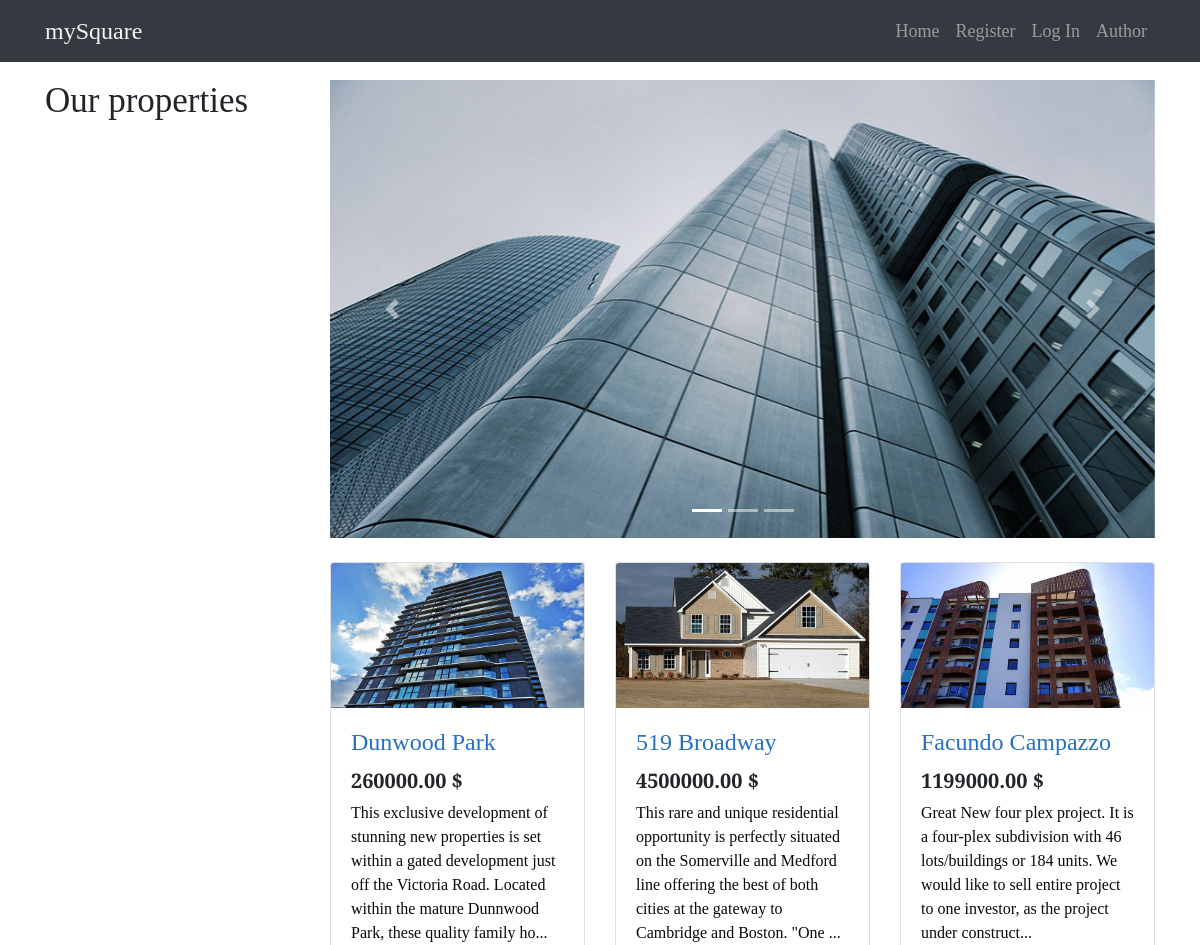
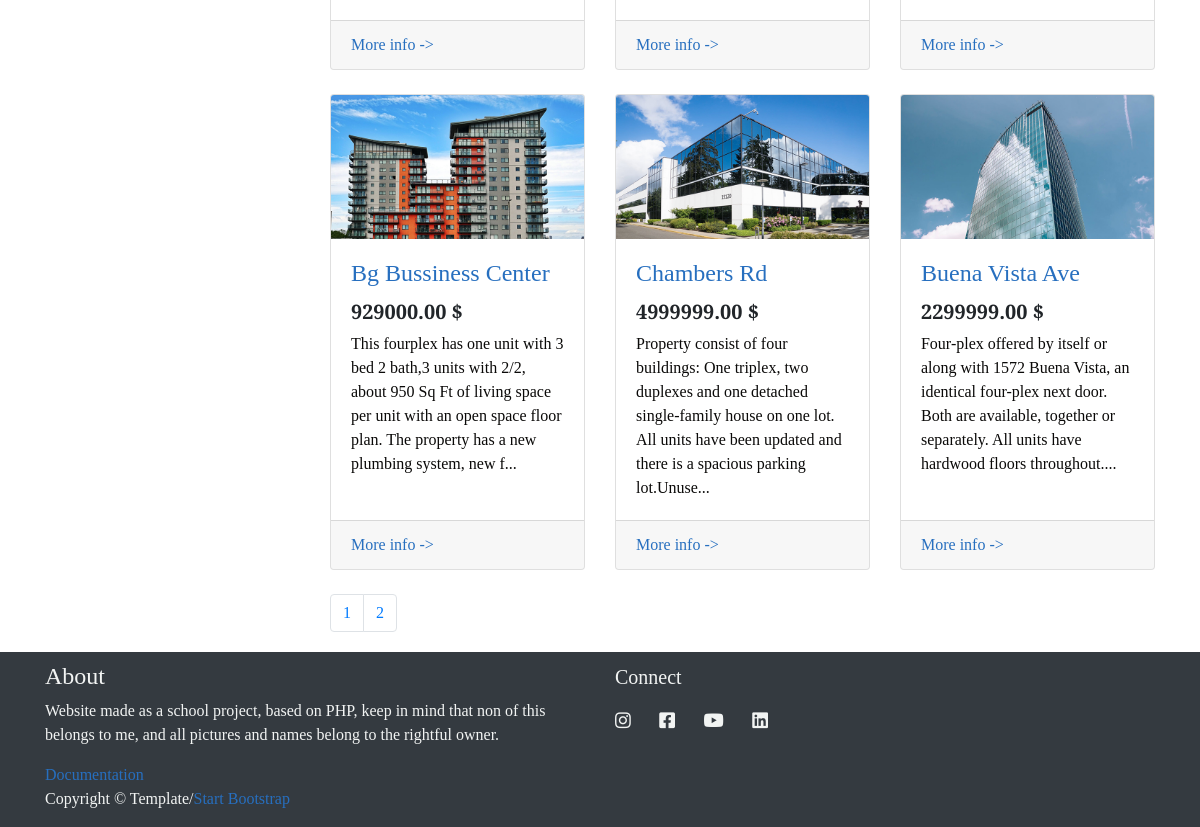
The page / on the database its author committed (2 pictures, top to bottom).
### tables this page shows
CREATE TABLE `navigation` (
  `navId` int(11) NOT NULL,
  `navName` varchar(32) NOT NULL,
  `href` varchar(99) NOT NULL
);

CREATE TABLE `picture` (
  `buildingId` int(11) NOT NULL,
  `src` varchar(99) NOT NULL,
  `alt` varchar(22) NOT NULL
);

CREATE TABLE `buildings` (
  `buildingId` int(11) NOT NULL,
  `categoryid` int(11) NOT NULL,
  `builderid` int(11) NOT NULL,
  `name` varchar(29) NOT NULL,
  `info` text NOT NULL,
  `price` decimal(10,2) NOT NULL,
  `location` varchar(99) NOT NULL,
  `underconstruction` bit(1) NOT NULL
);

### models/navigacija/getnav.php (called while the page is built, shortened)
<?php
    function nav_izlogovan(){
        require "config/connection.php";
        $element1 = "Home";
        $element2 = "Register";
        $element3 = "Log In";
        $element4 = "Author";
        if($conn){
            $upit = "SELECT navName as naziv,href as href FROM navigation WHERE navName IN (:element1,:element2,:element3,:element4)";
            $action = $conn->prepare($upit);
            $action->bindParam(":element1",$element1);
            $action->bindParam(":element2",$element2);
            $action->bindParam(":element3",$element3);
            $action->bindParam(":element4",$element4);
            try{
                $uspeh = $action->execute();
                if($uspeh){
                    $elementi = $action->fetchAll();
                    return $elementi;
                }
            }
            catch(PDOException $i){
                echo $i->getMessage();
            }
        }
    }
?>

### models/zgrade/getbuildings.php (called while the page is built, shortened)
<?php
    function dohvatizgrade($broj){
        require "config/connection.php";
        if($conn){
            $limit = 6;
            $start = ($broj - 1)*$limit;
            $query = "SELECT b.buildingId as id,b.name as ime,b.price as cena ,b.categoryid as kat,SUBSTR(b.info FROM 1 FOR 180) as sinfo,p.src as src,p.alt as alt FROM buildings b INNER JOIN picture p ON b.buildingid = p.buildingid LIMIT $start,$limit";
            $action = $conn->prepare($query);
            try{
                $uspeh = $action->execute();
                if($uspeh && $action->rowCount() >= 1){
                    $tekstovi = $action->fetchAll();
                        return $tekstovi;
                }
                else{
                    http_response_code(404);
                }
            }
            catch(PDOException $p){
                http_response_code(404);
            }
        }
    }
    function paginacija(){
        require "config/connection.php";
        if($conn){
                    $limit = 6;
                    $query = "SELECT count(buildingId) as broj FROM buildings";
                    try{
                        $broj = $conn->query($query);
                        $ukupanBroj = $broj->fetch();
                        $total = $ukupanBroj['broj'];
                        $brojStranica = ceil($total/$limit);
                        return $brojStranica;
                    }
                    catch(PDOException $p){
                        echo $p->getMessage();
                    }
        }
    }
?>

### views/flexible/pocetna.php (the view, shortened to what this page needs)
<?php
$strana = isset($_GET['page'])? $_GET['page'] : 1;
include "models/zgrade/getbuildings.php";
$zgrade = dohvatizgrade($strana);
$brojStranica = paginacija();
?>
<div class="container">
<div class="row">
  <div class="col-lg-3">
    <h1 class="my-4" id="naslov">Our properties</h1>
  </div>
  <div class="col-lg-9">
    <div id="carouselExampleIndicators" class="carousel slide my-4" data-ride="carousel">
      <ol class="carousel-indicators">
        <li data-target="#carouselExampleIndicators" data-slide-to="0" class="active"></li>
        <li data-target="#carouselExampleIndicators" data-slide-to="1"></li>
        <li data-target="#carouselExampleIndicators" data-slide-to="2"></li>
      </ol>
      <div class="carousel-inner" role="listbox" id="slajdza">
          <div class="carousel-item active">
            <img class="d-block img-fluid" src="assets/img/slajder1.jpg" alt="First slide">
          </div>
      </div>
      <a class="carousel-control-prev" href="#carouselExampleIndicators" role="button" data-slide="prev">
        <span class="carousel-control-prev-icon" aria-hidden="true"></span>
      </a>
      <a class="carousel-control-next" href="#carouselExampleIndicators" role="button" data-slide="next">
        <span class="carousel-control-next-icon" aria-hidden="true"></span>
      </a>
    </div>
    <div class="row" id="zgrade">
      <?php foreach($zgrade as $zgrada) : ?>
        <div class="col-lg-4 col-md-6 mb-4">
        <div class="card h-100">
          <a href="index.php?page=building&&id=<?= $zgrada['id']?>"><img class="card-img-top" src="assets/img/<?=$zgrada['src']?>" alt="<?=$zgrada['alt']?>"></a>
          <div class="card-body">
            <h4 class="card-title">
              <a href="index.php?page=building&&id=<?= $zgrada['id']?>" data-id="<?=$zgrada['id']?>"><?= $zgrada['ime'] ?></a>
            </h4>
            <h5 class="cenazgrade"><?= $zgrada['cena']?> $</h5>
            <p class="card-text"><?= $zgrada['sinfo']?>...</p>
          </div>
          <div class="card-footer">
            <a href="index.php?page=building&&id=<?= $zgrada['id']?>" data-id="<?=$zgrada['id']?>">More info -></a>
          </div>
        </div>
      </div>
      <?php endforeach; ?>
<nav aria-label="Page navigation example">
        <ul class="pagination">
            <?php for($i = 1; $i <= $brojStranica;$i++) :?>
            <li class="page-item"><a class="page-link" href="index.php?page=<?=$i?>"><?=$i?></a></li>
            <?php endfor;?>
        </ul>
    </nav>
    </div>
  </div>
</div>
</div>

### index.php (shortened to what this page needs)
<?php
    require_once "config/connection.php";
    if($conn){
        include "views/fixed/head.php";
        include "views/fixed/nav.php";
        if(!isset($_GET['page'])){
            include "views/flexible/pocetna.php";
        }
        include "views/fixed/footer.php";
    }
?>

### views/fixed/head.php (shortened to what this page needs)
<!DOCTYPE html>
<html lang="en">
<head>
  <link rel="stylesheet" href="https://use.fontawesome.com/releases/v5.8.2/css/all.css">
  <link rel="stylesheet" href="https://stackpath.bootstrapcdn.com/bootstrap/4.4.1/css/bootstrap.min.css">
  <link href="assets/css/main.css" rel="stylesheet">
</head>
<body>

### views/fixed/nav.php (shortened to what this page needs)
<?php
  include "models/navigacija/getnav.php";
  $nav_izlogovan = nav_izlogovan();
?>
<nav class="navbar navbar-expand-lg navbar-dark bg-dark fixed-top">
    <div class="container">
      <a class="navbar-brand" href="index.php">mySquare</a>
      <div class="collapse navbar-collapse" id="navbarResponsive">
            <?php  if(!isset($_SESSION['user'])){?>
              <ul class="navbar-nav ml-auto">
              <?php foreach($nav_izlogovan as $nav) :?>
              <li class="nav-item">
                <a class="nav-link" href="<?=$nav['href']?>"><?=$nav['naziv']?></a>
              </li>
              <?php endforeach; ?>
            </ul>
            <?php } ?>
      </div>
    </div>
  </nav>

### views/fixed/footer.php (shortened to what this page needs)
<footer>
    <div class="container">
      <div class="row">
        <div class="col-lg-6">
          <h4 class="futer-naslov">About</h4>
          <p class="futer-txt">Website made as a school project, based on PHP, keep in mind that non of this belongs to me, and all pictures and names belong to the rightful owner.</p>
          <a href="dokumentacija.pdf" class="dokumentacija" target="_blank">Documentation</a>
          <p class="futer-txt">Copyright &copy; Template/<a href="https://startbootstrap.com/templates/">Start Bootstrap</a></p>
        </div>
        <div class="col-lg-3">
          <p class="futer-txt mreze">Connect</p>
          <div class="drzimreze">
            <a target="_blank" href="https://www.instagram.com/"class="mreza"><i class="fab fa-instagram"></i></a>
            <a target="_blank" href="https://www.facebook.com/"class="mreza"><i class="fab fa-facebook-square"></i></i></a>
            <a target="_blank" href="https://www.youtube.com/"class="mreza"><i class="fab fa-youtube"></i></a>
            <a target="_blank" href="https://rs.linkedin.com/"class="mreza"><i class="fab fa-linkedin"></i></a>
          </div>
        </div>
      </div>
    </div>
  </footer>
</body>
</html>

### assets/css/main.css (style rules this page uses)
body { padding-top: 56px; font-family: 'Crimson Pro', serif; }
#naslov { font-size: 35px!important; }
.navbar-dark .navbar-nav .nav-link { font-size: 18px; }
.navbar-dark .navbar-brand { font-size: 24px; }
a { color:#276FBF; }
p { color:#0A0908; }
.navbar-dark .navbar-brand { color:#F2F4F3; }
.pagination { margin-left: 15px; margin-bottom: 20px; }
.bg-dark { background-color: #22333B; }
.cenazgrade { font-weight:bold; }
i { margin-top: 2px; }
.futer-txt { color:#F2F4F3; }
.dokumentacija { color:#276FBF; }
.mreze { font-size: 20px; }
.mreza { font-size: 20px; }
footer { padding:10px 0px 0px 0px!important; background-color: #343a40!important; }
.drzimreze { width:60%; display: flex; justify-content: space-between; }
.mreza { font-size: 18px; color:#F2F4F3; }
.futer-naslov { color:#F2F4F3; }

### rows shown on the page
navigation: navName "Home"
navigation: navName "Register"
navigation: navName "Log In"
navigation: navName "Author"
picture: src (picture), buildingId.name "Dunwood Park", buildingId.price "260000.00", sinfo "This exclusive development of stunning new properties is set within a gated development just off the Victoria Road. Located within the mature Dunnwood Park, these quality family ho"
picture: src (picture), buildingId.name "519 Broadway", buildingId.price "4500000.00", sinfo "This rare and unique residential opportunity is perfectly situated on the Somerville and Medford line offering the best of both cities at the gateway to Cambridge and Boston. \"One"
picture: src (picture), buildingId.name "Facundo Campazzo", buildingId.price "1199000.00", sinfo "Great New four plex project. It is a four-plex subdivision with 46 lots/buildings or 184 units. We would like to sell entire project to one investor, as the project under construct"
picture: src (picture), buildingId.name "Bg Bussiness Center", buildingId.price "929000.00", sinfo "This fourplex has one unit with 3 bed 2 bath,3 units with 2/2, about 950 Sq Ft of living space per unit with an open space floor plan. The property has a new plumbing system, new f"
picture: src (picture), buildingId.name "Chambers Rd", buildingId.price "4999999.00", sinfo "Property consist of four buildings: One triplex, two duplexes and one detached single-family house on one lot. All units have been updated and there is a spacious parking lot.Unuse"
picture: src (picture), buildingId.name "Buena Vista Ave", buildingId.price "2299999.00", sinfo "Four-plex offered by itself or along with 1572 Buena Vista, an identical four-plex next door. Both are available, together or separately. All units have hardwood floors throughout."
